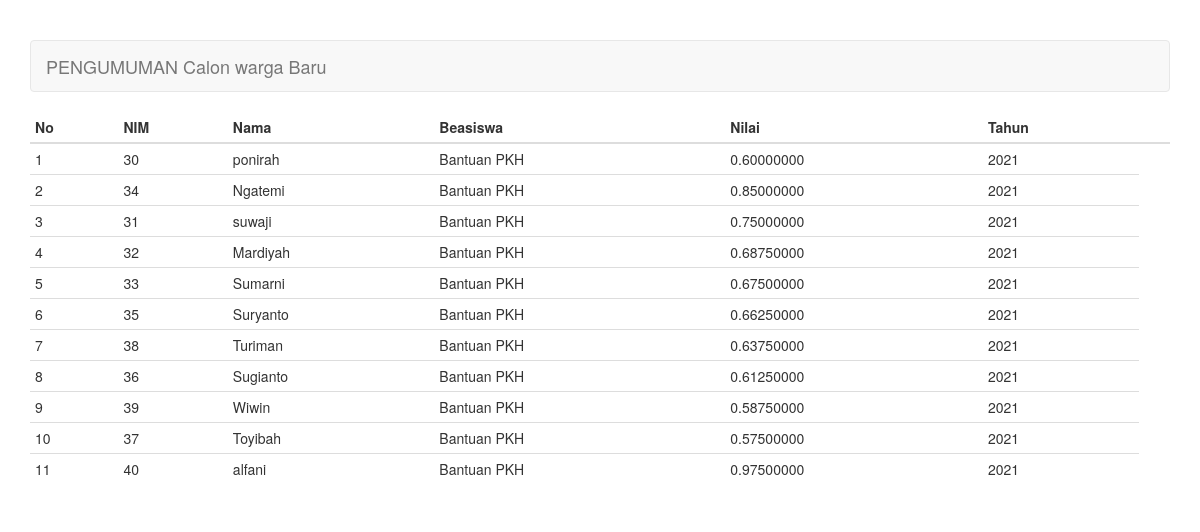
The page /pengumuman.php (signed in) on the database as committed earlier.
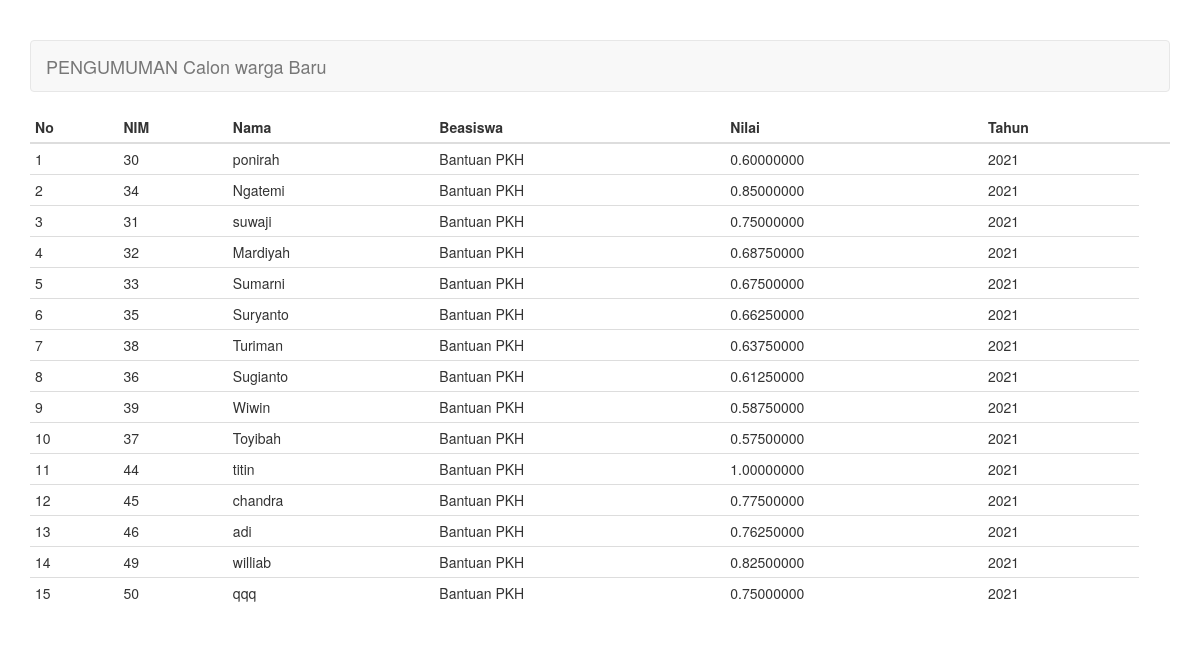
The same page on the database as committed later.
### tables this page shows
CREATE TABLE `hasil` (
  `kd_hasil` int(11) NOT NULL,
  `kd_jenis_bantuan` int(11) NOT NULL,
  `nomor` int(11) NOT NULL,
  `nilai` float DEFAULT NULL,
  `tahun` char(4) DEFAULT NULL
);

CREATE TABLE `warga` (
  `nomor` int(11) NOT NULL,
  `nik` bigint(21) DEFAULT NULL,
  `username` varchar(30) NOT NULL,
  `kd_jenis_bantuan` int(11) DEFAULT NULL,
  `nama` varchar(30) DEFAULT NULL,
  `alamat` varchar(100) DEFAULT NULL,
  `tanggal_lahir` date DEFAULT NULL,
  `jenis_kelamin` enum('Laki-laki','Perempuan') DEFAULT NULL,
  `kondisi_ibu` enum('hamil','menyusui','tidak hamil') DEFAULT NULL,
  `anak_balita` enum('ada','tidak ada') DEFAULT NULL,
  `anak_sd` enum('ada','tidak ada') DEFAULT NULL,
  `anak_smp` enum('ada','tidak ada') DEFAULT NULL,
  `anak_sma` enum('ada','tidak ada') DEFAULT NULL,
  `lanjut_usia` enum('<60','>60') DEFAULT NULL,
  `disabilitas` enum('tidak disabilitas','intelektual','mental','fisik') DEFAULT NULL,
  `tahun_mengajukan` char(4) DEFAULT NULL
);

CREATE TABLE `jenis_bantuan` (
  `kd_jenis_bantuan` int(11) NOT NULL,
  `nama` varchar(50) DEFAULT NULL
);

### pengumuman.php (the view, shortened to what this page needs)
<?php
require_once "config.php";
?>
<!DOCTYPE html>
<html lang="en">
<head>
    <link rel="stylesheet" href="assets/css/bootstrap.min.css">
</head>
<body>
    <div class="container">
        <nav class="navbar navbar-default">
            <div class="container-fluid">
                <div class="navbar-header">
                    <a class="navbar-brand" href="#">PENGUMUMAN Calon warga Baru</a>
                </div>
            </div>
        </nav>
        <div class="row">
            <div class="col-md-12">
							<div class="row">
								<div class="col-md-12">
									<table class="table table-condensed">
			                <thead>
			                    <tr>
			                        <th>No</th>
			                        <th>NIM</th>
            									<th>Nama</th>
            									<th>Beasiswa</th>
			                        <th>Nilai</th>
			                        <th>Tahun</th>
			                        <th></th>
			                    </tr>
			                </thead>
			                <tbody>
			                    <?php $no = 1; ?>
			                    <?php if ($query = $connection->query("SELECT b.nama AS jenis_bantuan, a.nomor, a.nilai, a.tahun, c.nama FROM hasil a JOIN jenis_bantuan b USING(kd_jenis_bantuan) JOIN warga c ON a.nomor=c.nomor")): ?>
			                        <?php while($row = $query->fetch_assoc()): ?>
			                        <tr>
			                            <td><?=$no++?></td>
              										<td><?=$row["nomor"]?></td>
              										<td><?=$row["nama"]?></td>
			                            <td><?=$row["jenis_bantuan"]?></td>
			                            <td><?=number_format((float) $row["nilai"], 8, '.', '')?></td>
			                            <td><?=$row['tahun']?></td>
			                        </tr>
			                        <?php endwhile ?>
			                    <?php endif ?>
			                </tbody>
			            </table>
								</div>
							</div>
            </div>
        </div>
    </div>
</body>
</html>

### pengumuman.php (style rules this page uses)
body { margin-top: 40px; }

Rows that differ between the two databases and show on the page:
removed hasil: nomor "40", nomor.nama "alfani", kd_jenis_bantuan.nama "Bantuan PKH", nilai "0.97500000", tahun "2021"
added hasil: nomor "44", nomor.nama "titin", kd_jenis_bantuan.nama "Bantuan PKH", nilai "1.00000000", tahun "2021"
added hasil: nomor "45", nomor.nama "chandra", kd_jenis_bantuan.nama "Bantuan PKH", nilai "0.77500000", tahun "2021"
added hasil: nomor "46", nomor.nama "adi", kd_jenis_bantuan.nama "Bantuan PKH", nilai "0.76250000", tahun "2021"
added hasil: nomor "49", nomor.nama "williab", kd_jenis_bantuan.nama "Bantuan PKH", nilai "0.82500000", tahun "2021"
added hasil: nomor "50", nomor.nama "qqq", kd_jenis_bantuan.nama "Bantuan PKH", nilai "0.75000000", tahun "2021"
